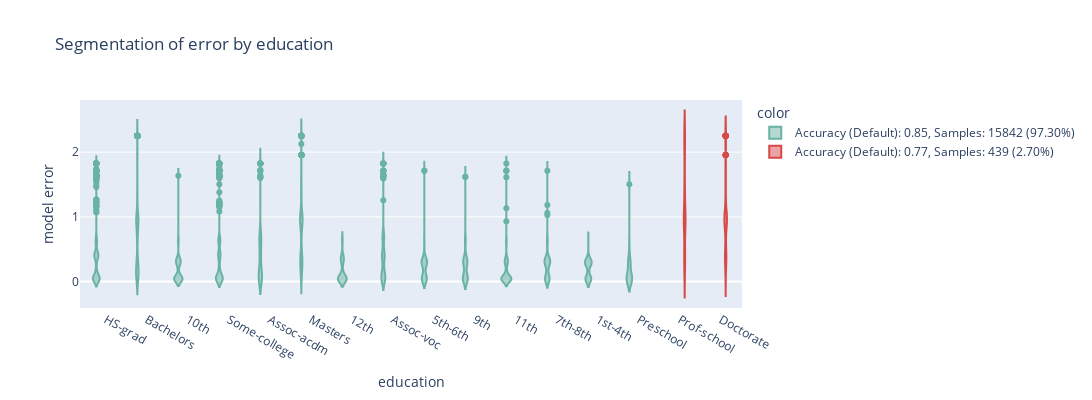
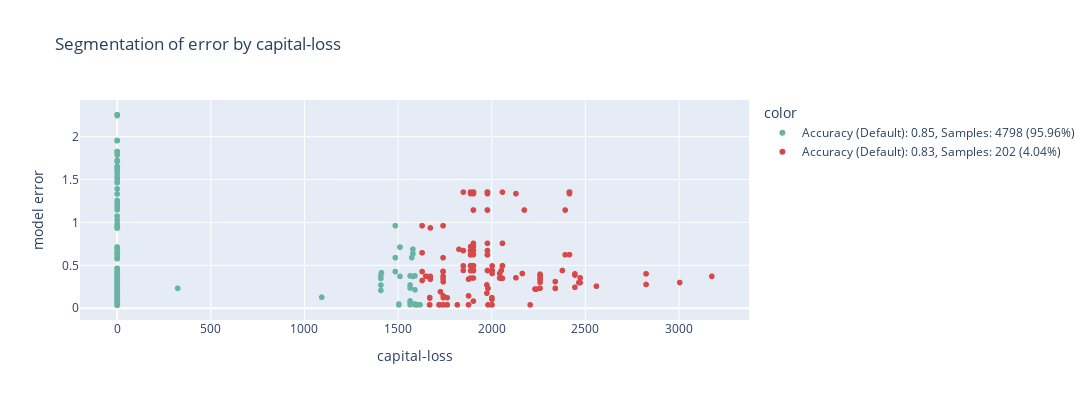

Source (notebook cell) for these figures, in order:
### Code cell
res = ModelErrorAnalysis(min_error_model_score=0.3, min_segment_size=0.04).add_condition_segments_ratio_performance_change_not_greater_than().run(train_ds, validation_ds, model)
res

### Figure 1 — Plotly figure (JSON) as saved in the notebook; plotly's stock layout.template omitted (floating-point values rounded to 4 significant figures; data arrays with more than 128 entries replaced by an {"elided": "..."} marker saying what was removed)
{"data": [{"alignmentgroup": "True", "box": {"visible": false}, "hovertemplate": "color=Accuracy (Default): 0.85, Samples: 15842 (97.30%)<br>education=%{x}<br>model error=%{y}<extra></extra>", "legendgroup": "Accuracy (Default): 0.85, Samples: 15842 (97.30%)", "marker": {"color": "#69b3a2"}, "name": "Accuracy (Default): 0.85, Samples: 15842 (97.30%)", "offsetgroup": "Accuracy (Default): 0.85, Samples: 15842 (97.30%)", "orientation": "v", "scalegroup": "True", "showlegend": true, "type": "violin", "x": {"elided": "15842 str values"}, "x0": " ", "xaxis": "x", "y": {"elided": "15842 float values"}, "y0": " ", "yaxis": "y"}, {"alignmentgroup": "True", "box": {"visible": false}, "hovertemplate": "color=Accuracy (Default): 0.77, Samples: 439 (2.70%)<br>education=%{x}<br>model error=%{y}<extra></extra>", "legendgroup": "Accuracy (Default): 0.77, Samples: 439 (2.70%)", "marker": {"color": "#d74949"}, "name": "Accuracy (Default): 0.77, Samples: 439 (2.70%)", "offsetgroup": "Accuracy (Default): 0.77, Samples: 439 (2.70%)", "orientation": "v", "scalegroup": "True", "showlegend": true, "type": "violin", "x": {"elided": "439 str values"}, "x0": " ", "xaxis": "x", "y": {"elided": "439 float values"}, "y0": " ", "yaxis": "y"}], "layout": {"height": 400, "legend": {"title": {"text": "color"}, "tracegroupgap": 0}, "title": {"text": "Segmentation of error by education"}, "violinmode": "group", "width": 1200, "xaxis": {"anchor": "y", "autorange": true, "domain": [0, 1], "range": [-0.5666, 15.57], "title": {"text": "education"}, "type": "category"}, "yaxis": {"anchor": "x", "autorange": true, "domain": [0, 1], "range": [-0.408, 2.805], "title": {"text": "model error"}, "type": "linear"}}}

### Figure 2 — Plotly figure (JSON) as saved in the notebook; plotly's stock layout.template omitted (floating-point values rounded to 4 significant figures; data arrays with more than 128 entries replaced by an {"elided": "..."} marker saying what was removed)
{"data": [{"hovertemplate": "color=Accuracy (Default): 0.85, Samples: 4798 (95.96%)<br>capital-loss=%{x}<br>model error=%{y}<extra></extra>", "legendgroup": "Accuracy (Default): 0.85, Samples: 4798 (95.96%)", "marker": {"color": "#69b3a2", "symbol": "circle"}, "mode": "markers", "name": "Accuracy (Default): 0.85, Samples: 4798 (95.96%)", "showlegend": true, "type": "scattergl", "x": {"elided": "4798 int values"}, "xaxis": "x", "y": {"elided": "4798 float values"}, "yaxis": "y"}, {"hovertemplate": "color=Accuracy (Default): 0.83, Samples: 202 (4.04%)<br>capital-loss=%{x}<br>model error=%{y}<extra></extra>", "legendgroup": "Accuracy (Default): 0.83, Samples: 202 (4.04%)", "marker": {"color": "#d74949", "symbol": "circle"}, "mode": "markers", "name": "Accuracy (Default): 0.83, Samples: 202 (4.04%)", "showlegend": true, "type": "scattergl", "x": {"elided": "202 int values"}, "xaxis": "x", "y": {"elided": "202 float values"}, "yaxis": "y"}], "layout": {"height": 400, "legend": {"title": {"text": "color"}, "tracegroupgap": 0}, "title": {"text": "Segmentation of error by capital-loss"}, "width": 1200, "xaxis": {"anchor": "y", "autorange": true, "domain": [0, 1], "range": [-196.6, 3372.0], "title": {"text": "capital-loss"}, "type": "linear"}, "yaxis": {"anchor": "x", "autorange": true, "domain": [0, 1], "range": [-0.1371, 2.427], "title": {"text": "model error"}, "type": "linear"}}}
